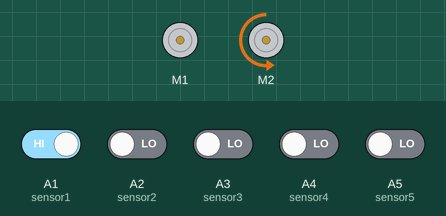
This sketch was run on a simulated Arduino Uno, built with avr-gcc and run on an emulated ATmega328P. Shown: 2 × DC motor (green arrow = forward, orange = backward, longer = faster). Inputs (shaded band) come from the test bench; at power-on: A1 (sensor1) HIGH, A2 (sensor2), A3 (sensor3), A4 (sensor4), A5 (sensor5) LOW. What the sketch prints to the serial monitor is not drawn.

Above: at 1.2 s.
1.3 s: A1 (sensor1) driven LOW
At 2.1 s:
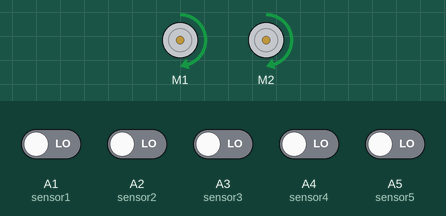
2.8 s: A2 (sensor2) driven HIGH
At 3.5 s:
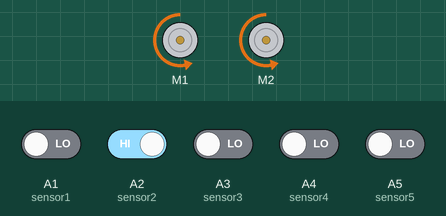
4.3 s: A4 (sensor4) driven HIGH
At 5.3 s:
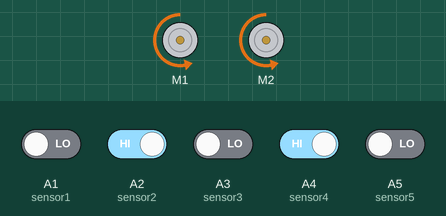
7.3 s: A5 (sensor5) driven HIGH
8.8 s: A4 (sensor4) driven LOW
At 10.0 s:
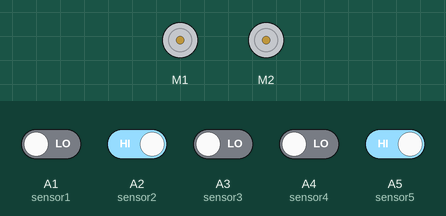
11.8 s: A2 (sensor2) driven LOW
At 12.4 s:
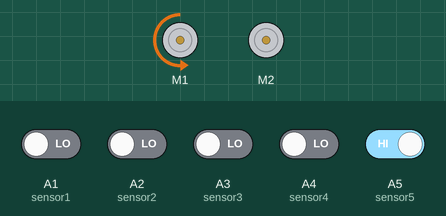
Timing chart, 0 to 14.8 s (numbered marks = the images above; inputs shaded):
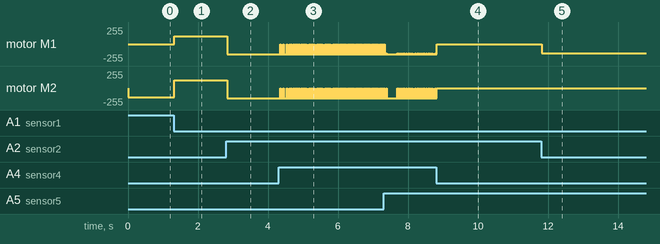

The sketch:

mobilMobilan.ino
```cpp
// Memasukkan library Motor Kontrol (AFMotor)
#include <AFMotor.h>

// Inisialisasi 5 pin sensor
int sensor1 = A1;
int sensor2 = A2;
int sensor3 = A3;
int sensor4 = A4;
int sensor5 = A5;

// Inisialisasi pembacaan sensor
int menyala = 1;
int mati = 0;

// DC motor M1 dan M2
AF_DCMotor motor1(1);
AF_DCMotor motor2(2);

void setup() {

  // Menjadikan sensor 1 sampai 5 sebagai input
  pinMode(sensor1, INPUT);
  pinMode(sensor2, INPUT);
  pinMode(sensor3, INPUT);
  pinMode(sensor4, INPUT);
  pinMode(sensor5, INPUT);

  motor1.run(RELEASE);
  motor2.run(RELEASE);

  // Mengaktifkan serial monitor
  Serial.begin(9600);
}

void loop() {
Serial.println("Jalan Lurus");
  motor1.setSpeed(150);
   motor2.setSpeed(150);
   motor1.run(BACKWARD);
   motor2.run(BACKWARD);
// Membaca sensor garis 1 sampai 5
int lampuSensor1 = digitalRead(sensor1);
int lampuSensor2 = digitalRead(sensor2);
int lampuSensor3 = digitalRead(sensor3);
int lampuSensor4 = digitalRead(sensor4);
int lampuSensor5 = digitalRead(sensor5);


// Kondisi yang menjadikan motor DC tidak berputar (berhenti)
if (
lampuSensor1 == mati && lampuSensor2 == menyala && lampuSensor3 == mati && lampuSensor4 == menyala && lampuSensor5 == mati ||
//lampuSensor1 == mati && lampuSensor2 == mati && lampuSensor3 == menyala && lampuSensor4 == menyala && lampuSensor5 == mati ||
lampuSensor1 == menyala && lampuSensor2 == menyala && lampuSensor3 == mati && lampuSensor4 == menyala && lampuSensor5 == menyala ||
//lampuSensor1 == mati && lampuSensor2 == menyala && lampuSensor3 == menyala && lampuSensor4 == menyala && lampuSensor5 == menyala ||
lampuSensor1 == menyala && lampuSensor2 == mati && lampuSensor3 == menyala && lampuSensor4 == menyala && lampuSensor5 == menyala ||
lampuSensor1 == menyala && lampuSensor2 == menyala && lampuSensor3 == menyala && lampuSensor4 == mati && lampuSensor5 == menyala){
  Serial.println("Motor DC (ban) Tidak berjalan");
  motor1.setSpeed(0);
   motor2.setSpeed(0);
   motor2.run(BACKWARD);
}

if(lampuSensor1 == mati && lampuSensor2 == mati && lampuSensor3 == mati && lampuSensor4 == mati && lampuSensor5 == mati){
  motor1.setSpeed(120);
   motor2.setSpeed(120);
      motor1.run(FORWARD);
   motor2.run(FORWARD);
   delay(100);
}


// Kondisi yang menjadikan mobil belok ke kiri
else  if (lampuSensor1 == mati && lampuSensor2 == menyala && lampuSensor3 == menyala && lampuSensor4 == menyala && lampuSensor5 == menyala ||
  lampuSensor1 == mati && lampuSensor2 == mati && lampuSensor3 == mati && lampuSensor4 == mati && lampuSensor5 == menyala ||
lampuSensor3 == menyala && lampuSensor4 == menyala && lampuSensor5 == menyala ||
lampuSensor3 == mati && lampuSensor4 == menyala && lampuSensor5 == menyala){
 Serial.println("Belok kiri");
  motor1.setSpeed(140);
   motor2.setSpeed(0);
   motor1.run(BACKWARD);
   motor2.run(BACKWARD);
   }


// Kondisi yang menjadikan mobil belok ke kanan
else if (lampuSensor1 == menyala && lampuSensor2 == mati && lampuSensor3 == mati && lampuSensor4 == mati && lampuSensor5 == mati ||
lampuSensor1 == menyala && lampuSensor2 == menyala && lampuSensor3 == menyala ||
lampuSensor1 == menyala && lampuSensor2 == menyala && lampuSensor3 == mati ){
Serial.println("Belok kanan");
motor1.setSpeed(0);
motor2.setSpeed(140);
motor2.run(BACKWARD);
}


// Kondisi yang menjadikan mobil jalan lurus
else if (
lampuSensor1 == menyala && lampuSensor2 == menyala && lampuSensor3 == menyala && lampuSensor4 == menyala && lampuSensor5 == menyala ||
  lampuSensor1 == mati && lampuSensor2 == mati && lampuSensor3 == menyala && lampuSensor4 == mati && lampuSensor5 == mati ||
lampuSensor1 == mati && lampuSensor2 == menyala && lampuSensor3 == menyala && lampuSensor4 == menyala && lampuSensor5 == mati ||
lampuSensor1 == mati && lampuSensor2 == menyala && lampuSensor3 == menyala && lampuSensor4 == mati && lampuSensor5 == mati ||
lampuSensor1 == mati && lampuSensor2 == menyala && lampuSensor3 == mati && lampuSensor4 == mati && lampuSensor5 == mati ||
lampuSensor1 == mati && lampuSensor2 == mati && lampuSensor3 == mati && lampuSensor4 == menyala && lampuSensor5 == mati ||
lampuSensor1 == mati && lampuSensor2 == mati && lampuSensor3 == menyala && lampuSensor4 == menyala && lampuSensor5 == mati) {
  Serial.println("Jalan Lurus");
  motor1.setSpeed(150);
   motor2.setSpeed(150);
   motor1.run(BACKWARD);
   motor2.run(BACKWARD);
}


else {
  motor1.setSpeed(0);
   motor2.setSpeed(0);
   motor2.run(BACKWARD);
}

}
```

Measured:
- after the input at 1.3 s, motor M1: stopped → forward 120/255 at once; motor M2: backward 140/255 → forward 120/255 at once
- after the input at 2.8 s, motor M1, motor M2: forward 120/255 → backward 150/255 at once
- after the input at 4.3 s, motor M1, motor M2: alternates backward 150/255 for 0.03 s and stopped for 0.01 s, starting after 0.05 s
- after the input at 8.8 s, motor M2: goes on until 8.8 s, then stays stopped
- after the input at 11.8 s, motor M1: stopped → backward 140/255 at once
